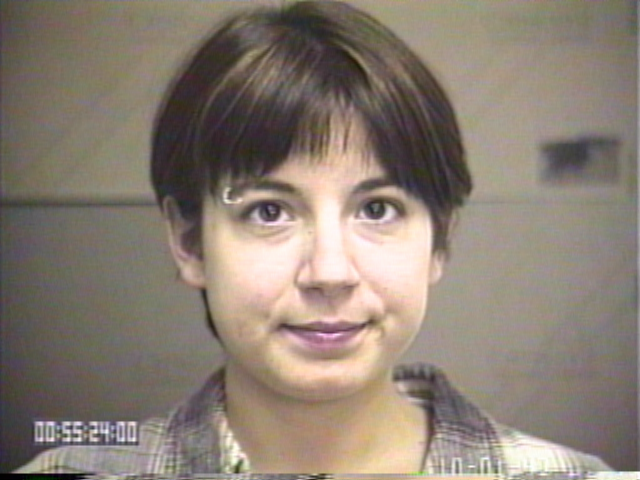
%> input picture Frontalface.png, 640 x 480 px
$ octave Color_Segmentation.m   (GNU Octave 9; MATLAB toolbox functions it lacks are replaced by stand-ins)
%> lines starting %> are read from the running program, lines starting %| are printed output that depends on the picture; in (x1, y1, x2, y2) boxes, pixels count from 0 and x2, y2 are one past the last pixel; in counts of white or black regions, pixels touching at a corner belong together; the program's own positions count from 1
%% Read in image
I = imread('Frontalface.png');
%> I is the input picture: size 480x640x3 uint8; mean R, G, B 138.5, 126.6, 115.1
% imshow(I);

%% Solution:  Thresholding the image on each color pane
%Im=double(img)/255;
Im=I;

rmat=Im(:,:,1);
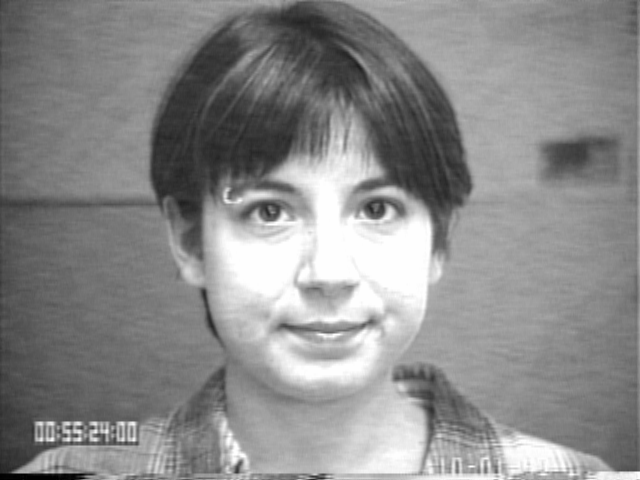
%> rmat: size 480x640 uint8; min 1, max 254, mean 138.5
gmat=Im(:,:,2);
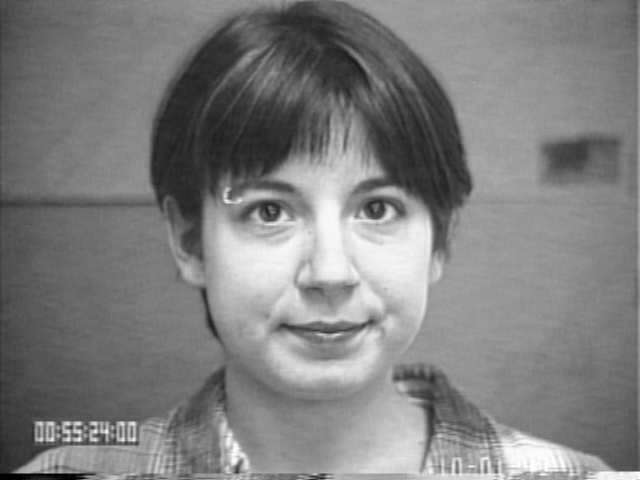
%> gmat: size 480x640 uint8; min 1, max 254, mean 126.6
bmat=Im(:,:,3);
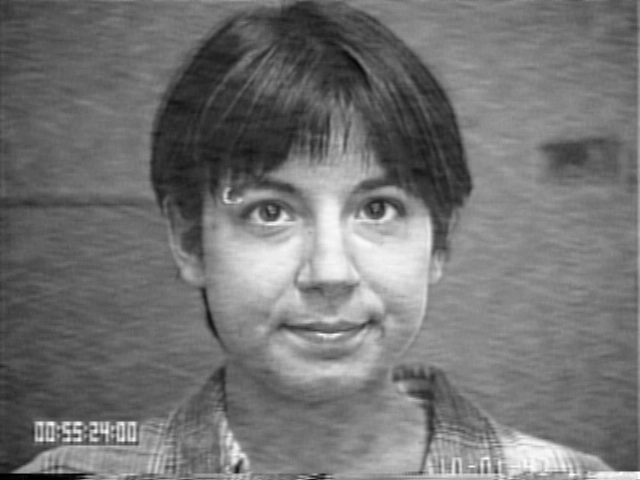
%> bmat: size 480x640 uint8; min 1, max 254, mean 115.1

% [8 lines of commented-out code are left out]

%%
levelr = graythresh(rmat)
%> levelr = 0.569
levelg = graythresh(gmat)
%> levelg = 0.506
levelb = graythresh(bmat)
%> levelb = 0.471
%instead of manual thresholding, trying Otsu's
%for manual, there's always im2bw(image, level)
i1=im2bw(rmat,levelr);
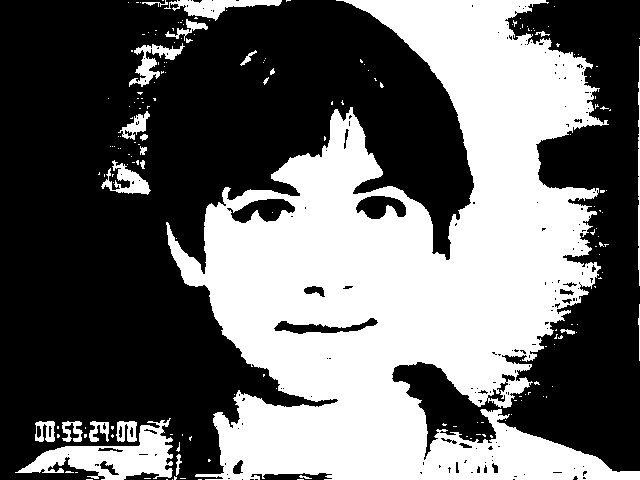
%> i1: size 480x640 logical; 41.1% white; 186 white regions (162 under 20 px), largest, box (x1, y1, x2, y2) and area: (166, 0, 640, 480) 116281, (15, 418, 173, 480) 4040, (164, 0, 282, 21) 1047
i2=im2bw(gmat,levelg);
%> i2: size 480x640 logical; 46% white; 253 white regions (226 under 20 px), largest, box (x1, y1, x2, y2) and area: (166, 0, 640, 480) 123237, (76, 0, 283, 196) 9499, (15, 411, 186, 480) 4791
i3=im2bw(bmat,levelb);
%> i3: size 480x640 logical; 41.6% white; 273 white regions (222 under 20 px), largest, box (x1, y1, x2, y2) and area: (168, 0, 640, 480) 113147, (14, 409, 303, 480) 7469, (89, 421, 138, 444) 827
Isum = (i1&i2&i3);
%> Isum: size 480x640 logical; 36.3% white; 223 white regions (191 under 20 px), largest, box (x1, y1, x2, y2) and area: (168, 0, 640, 480) 101149, (15, 418, 173, 480) 3953, (195, 412, 303, 480) 2303
Isum1 = (i1|i2|i3);
%> Isum1: size 480x640 logical; 49.4% white; 259 white regions (229 under 20 px), largest, box (x1, y1, x2, y2) and area: (14, 0, 640, 480) 137355, (76, 0, 283, 199) 10031, (89, 421, 138, 444) 827
% [12 lines of commented-out code are left out]
%% Complement Image and Fill in holes
Icomp = imcomplement(Isum);
Ifilled = imfill(Icomp,'holes'); % check doc for function; fills holes
%> Ifilled: size 480x640 logical; 64.8% white; 17 black regions (10 under 20 px), largest, box (x1, y1, x2, y2) and area: (168, 0, 640, 480) 100679, (15, 418, 173, 480) 3928, (195, 412, 303, 480) 2303
% figure, imshow(Ifilled);
%%
se = strel('disk', 15);
Iopenned = imopen(Ifilled,se);
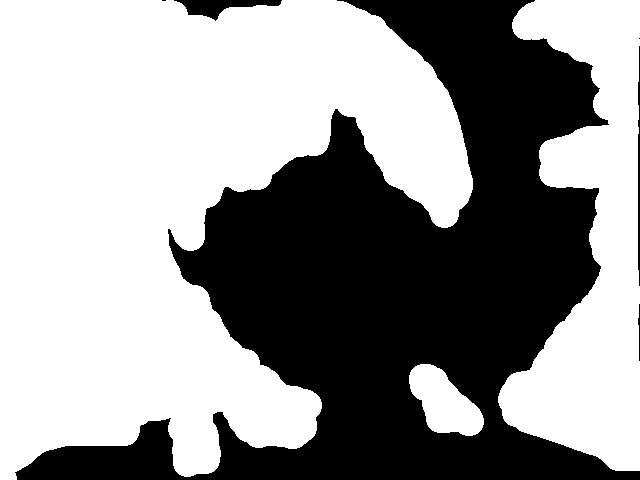
%> Iopenned: size 480x640 logical; 59% white; 6 black regions (2 under 20 px)
% figure,imshowpair(Iopenned, I, 'blend');
% imshow(Iopenned);
%% Extract featurescentroid

Iregion = regionprops(Iopenned, 'centroid');
%> Iregion = 3 regions; Centroid: [175.8 203.6], [444.8 403.1], [592.8 246.4]
[labeled,numObjects] = bwlabel(Iopenned,4); %only used to identify number; labeled wont be reqd as regionprops can use BW as well
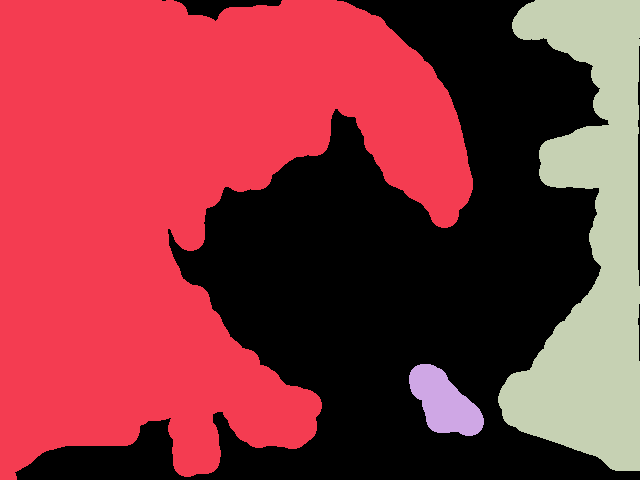
%> labeled: size 480x640 double; 4 distinct labels, from 0 to 3; one colour per label, 0 black
%> numObjects = 3
stats = regionprops(Iopenned,'Eccentricity','Area','BoundingBox');
%> stats = 3 regions; box (x1, y1, x2, y2), Area and Eccentricity: (0, 0, 473, 480) 141121 0.661, (498, 0, 640, 471) 36864 0.974, (409, 364, 484, 436) 3248 0.868
areas = [stats.Area];
%> areas = [141121 3248 36864]
eccentricities = [stats.Eccentricity];
%> eccentricities = [0.661 0.868 0.974]

%% Use feature analysis to count skittles objects
idxOfSkittles = find(eccentricities);
%> idxOfSkittles = [1 2 3]
statsDefects = stats(idxOfSkittles);
%> statsDefects has the same summary as stats

figure,
imshow(I);
hold on;
for idx = 1 : length(idxOfSkittles)
        h = rectangle('Position',statsDefects(idx).BoundingBox,'LineWidth',2);
        set(h,'EdgeColor',[.75 0 0]);
        hold on;
end
%> this loop made 3 passes

title(['There are ', num2str(numObjects), ' objects in the image!']);
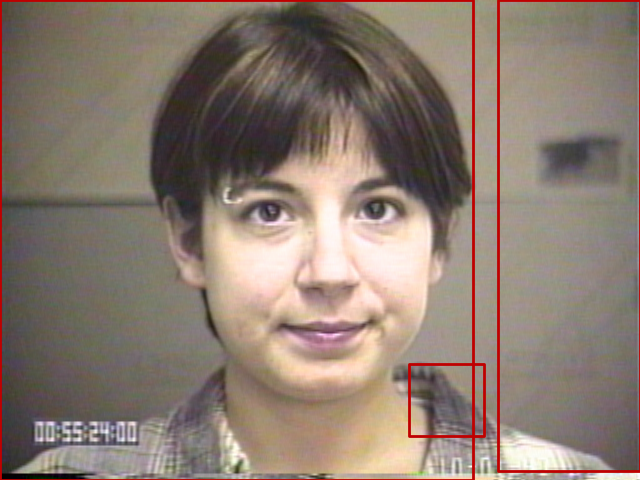
%> figure redrawn from the program's plot data; its title reads 'There are 3 objects in the image!'

hold off;
